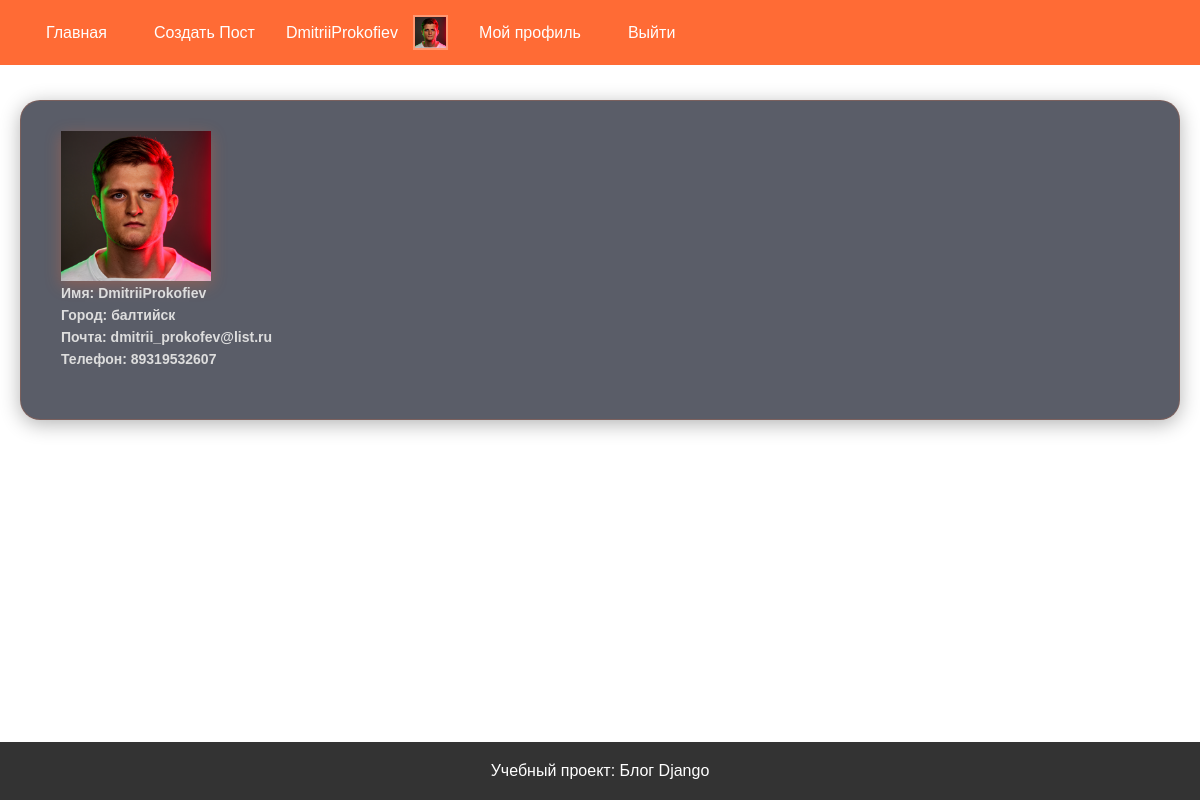
Before: /users/profile/2 (signed in) with the older database file.
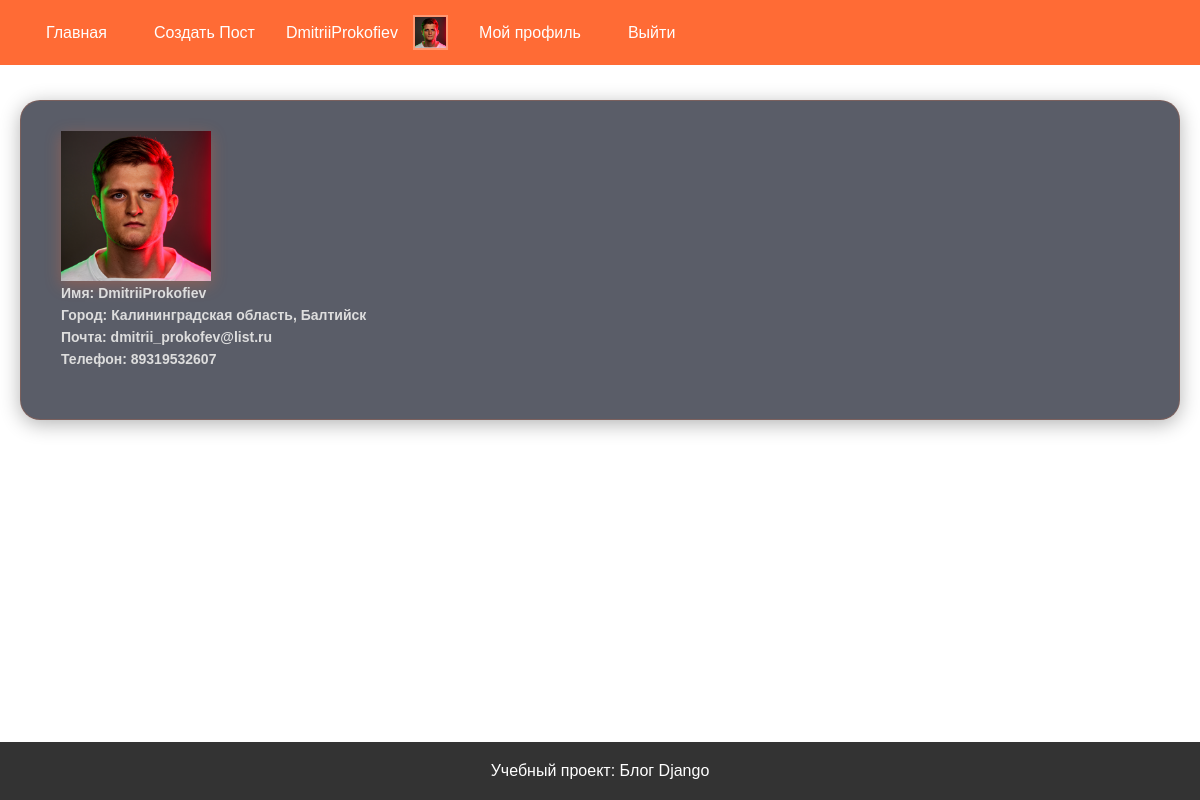
After: the same page with the newer database file.
### users/models.py (models this page shows, shortened)
class CustomUser(AbstractUser):
    phone = models.CharField('телефон',max_length=100, blank=True)
    city = models.CharField('город',max_length=100,blank=True,)
    avatar = models.ImageField('аватар', upload_to='avatars/', blank=True, null=True)

### users/views.py (the view)
# urls.py: path('profile/<int:pk>', views.profile_view, name="profile"),
def profile_view(request, pk):
    User = get_user_model()
    user = get_object_or_404(User,id=pk)
    posts = Post.objects.filter(author=user)
    context = {
        'profile': user,
        'posts': posts,
    }
    return render(request, 'users/profile.html', context)

### templates/users/profile.html (shortened to what this page needs)
{% extends 'base.html' %}
{% block content %}
<form method="get">
    <div class="profile">
        <div class="avatar-container">
        {% if profile.avatar %}
            <img src="{{ profile.avatar.url }}" alt="Аватар пользователя" class="avatar">
        {% else %}
            <p>Аватар отсутствует</p>
        {% endif %}
        </div>
        <div class="form-group">
            <label for="{{ field.id_for_label }}">Имя: {{ profile.username }} </label>
            <label for="{{ field.id_for_label }}">Город: {{ profile.city }} </label>
            <label for="{{ field.id_for_label }}">Почта: {{ profile.email }} </label>
            <label for="{{ field.id_for_label }}">Телефон: {{ profile.phone }} </label>
        </div>
    </div>
</form>
{% endblock %}

### templates/base.html (shortened to what this page needs)
{% load static %}
<!DOCTYPE html>
<html lang="ru">
<head>
    <link rel="stylesheet" href="{% static 'css/style.css' %}">
</head>
<body>
    <header>
        <nav>
            <a href="{% url 'blog:post_list' %}">Главная</a>
            <a href="{% url 'blog:post_create' %}">Создать Пост</a>
            {% if user.is_authenticated %}
                <span>{{ user.username }}</span>
                <div class="avatar-header">
                    {% if user.avatar %}
                        <img src="{{ user.avatar.url }}" alt="Аватар пользователя" class="avatar">
                    {% endif %}
                </div>
                <a href="{% url 'users:account' %}">Мой профиль</a>
                <a href="{% url 'users:logout' %}">Выйти</a>
            {% else %}
                <a href="{% url 'users:login' %}">Войти</a>
                <a href="{% url 'users:register' %}">Регистрация</a>
            {% endif %}
        </nav>
    </header>
    <main>
        <div class="PageContent">
           {% block content %}
           {% endblock %}
        </div>
    </main>
    <footer>
        <p>Учебный проект: Блог Django</p>
    </footer>
</body>
</html>

Changed rows visible on the page:
changed CustomUser "DmitriiProkofiev": city "балтийск" → "Калининградская область, Балтийск"
